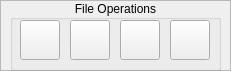
           <widget class="QFrame" name="file_frame">
            <property name="geometry">
             <rect>
              <x>10</x>
              <y>10</y>
              <width>231</width>
              <height>71</height>
             </rect>
            </property>
            <property name="toolTip">
             <string/>
            </property>
            <property name="statusTip">
             <string>uio</string>
            </property>
            <property name="whatsThis">
             <string>uio</string>
            </property>
            <property name="accessibleName">
             <string>uio</string>
            </property>
            <property name="accessibleDescription">
             <string>uio</string>
            </property>
            <property name="frameShape">
             <enum>QFrame::StyledPanel</enum>
            </property>
            <property name="frameShadow">
             <enum>QFrame::Raised</enum>
            </property>
            <property name="lineWidth">
             <number>2</number>
            </property>
            <widget class="QGroupBox" name="file_box">
             <property name="geometry">
              <rect>
               <x>10</x>
               <y>0</y>
               <width>211</width>
               <height>71</height>
              </rect>
             </property>
             <property name="title">
              <string>File Operations</string>
             </property>
             <property name="alignment">
              <set>Qt::AlignCenter</set>
             </property>
             <widget class="QPushButton" name="file_import_button">
              <property name="geometry">
               <rect>
                <x>10</x>
                <y>20</y>
                <width>40</width>
                <height>40</height>
               </rect>
              </property>
              <property name="toolTip">
               <string>&lt;html&gt;&lt;head/&gt;&lt;body&gt;&lt;p&gt;Imports an pcd file.&lt;/p&gt;&lt;/body&gt;&lt;/html&gt;</string>
              </property>
              <property name="autoFillBackground">
               <bool>false</bool>
              </property>
              <property name="text">
               <string/>
              </property>
              <property name="icon">
               <iconset>
                <normaloff>../resources/LoadPCD2.png</normaloff>../resources/LoadPCD2.png</iconset>
              </property>
             </widget>
             <widget class="QPushButton" name="file_export_button">
              <property name="geometry">
               <rect>
                <x>60</x>
                <y>20</y>
                <width>40</width>
                <height>40</height>
               </rect>
              </property>
              <property name="toolTip">
               <string>&lt;html&gt;&lt;head/&gt;&lt;body&gt;&lt;p&gt;Exports an pcd file.&lt;/p&gt;&lt;/body&gt;&lt;/html&gt;</string>
              </property>
              <property name="autoFillBackground">
               <bool>false</bool>
              </property>
              <property name="text">
               <string/>
              </property>
              <property name="icon">
               <iconset>
                <normaloff>../resources/SavePCD2.png</normaloff>../resources/SavePCD2.png</iconset>
              </property>
             </widget>
             <widget class="QPushButton" name="file_export_ply_button">
              <property name="geometry">
               <rect>
                <x>160</x>
                <y>20</y>
                <width>40</width>
                <height>40</height>
               </rect>
              </property>
              <property name="toolTip">
               <string>&lt;html&gt;&lt;head/&gt;&lt;body&gt;&lt;p&gt;Export tree and stem model in Ply file format.&lt;/p&gt;&lt;/body&gt;&lt;/html&gt;</string>
              </property>
              <property name="autoFillBackground">
               <bool>false</bool>
              </property>
              <property name="text">
               <string/>
              </property>
              <property name="icon">
               <iconset>
                <normaloff>../resources/export.png</normaloff>../resources/export.png</iconset>
              </property>
             </widget>
             <widget class="QPushButton" name="file_export_result_button">
              <property name="geometry">
               <rect>
                <x>110</x>
                <y>20</y>
                <width>40</width>
                <height>40</height>
               </rect>
              </property>
              <property name="toolTip">
               <string>&lt;html&gt;&lt;head/&gt;&lt;body&gt;&lt;p&gt;Writes various CVS files with Tree parameters.&lt;/p&gt;&lt;/body&gt;&lt;/html&gt;</string>
              </property>
              <property name="autoFillBackground">
               <bool>false</bool>
              </property>
              <property name="text">
               <string/>
              </property>
              <property name="icon">
               <iconset>
                <normaloff>../resources/csv.png</normaloff>../resources/csv.png</iconset>
              </property>
             </widget>
            </widget>
           </widget>
